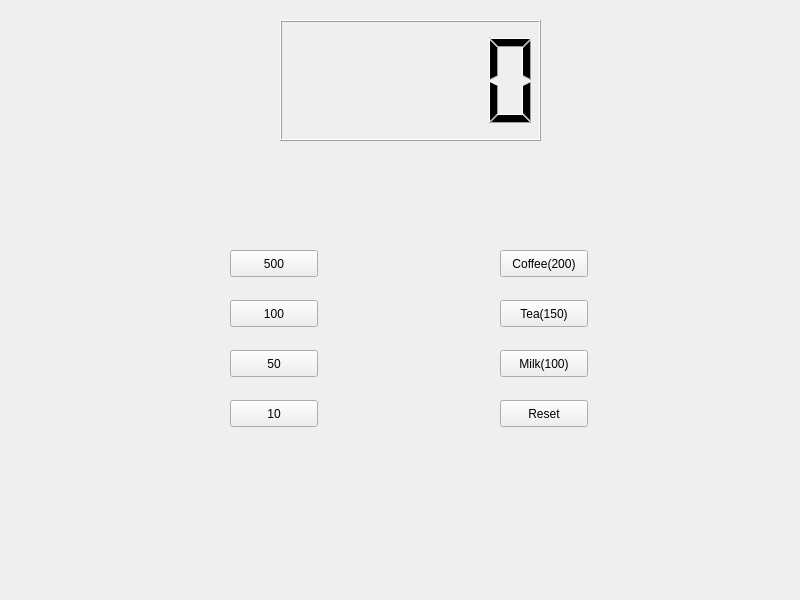
<?xml version="1.0" encoding="UTF-8"?>
<ui version="4.0">
 <class>Widget</class>
 <widget class="QWidget" name="Widget">
  <property name="geometry">
   <rect>
    <x>0</x>
    <y>0</y>
    <width>800</width>
    <height>600</height>
   </rect>
  </property>
  <property name="windowTitle">
   <string>Widget</string>
  </property>
  <widget class="QLCDNumber" name="lcdNumber">
   <property name="geometry">
    <rect>
     <x>280</x>
     <y>20</y>
     <width>261</width>
     <height>121</height>
    </rect>
   </property>
  </widget>
  <widget class="QPushButton" name="pbCoin500">
   <property name="geometry">
    <rect>
     <x>230</x>
     <y>250</y>
     <width>88</width>
     <height>27</height>
    </rect>
   </property>
   <property name="text">
    <string>500</string>
   </property>
  </widget>
  <widget class="QPushButton" name="pbCoin100">
   <property name="geometry">
    <rect>
     <x>230</x>
     <y>300</y>
     <width>88</width>
     <height>27</height>
    </rect>
   </property>
   <property name="text">
    <string>100</string>
   </property>
  </widget>
  <widget class="QPushButton" name="pbCoin50">
   <property name="geometry">
    <rect>
     <x>230</x>
     <y>350</y>
     <width>88</width>
     <height>27</height>
    </rect>
   </property>
   <property name="text">
    <string>50</string>
   </property>
  </widget>
  <widget class="QPushButton" name="pbCoin10">
   <property name="geometry">
    <rect>
     <x>230</x>
     <y>400</y>
     <width>88</width>
     <height>27</height>
    </rect>
   </property>
   <property name="text">
    <string>10</string>
   </property>
  </widget>
  <widget class="QPushButton" name="pbCoffee">
   <property name="geometry">
    <rect>
     <x>500</x>
     <y>250</y>
     <width>88</width>
     <height>27</height>
    </rect>
   </property>
   <property name="text">
    <string>Coffee(200)</string>
   </property>
  </widget>
  <widget class="QPushButton" name="pbMilk">
   <property name="geometry">
    <rect>
     <x>500</x>
     <y>350</y>
     <width>88</width>
     <height>27</height>
    </rect>
   </property>
   <property name="text">
    <string>Milk(100)</string>
   </property>
  </widget>
  <widget class="QPushButton" name="pbTea">
   <property name="geometry">
    <rect>
     <x>500</x>
     <y>300</y>
     <width>88</width>
     <height>27</height>
    </rect>
   </property>
   <property name="text">
    <string>Tea(150)</string>
   </property>
  </widget>
  <widget class="QPushButton" name="pbReset">
   <property name="geometry">
    <rect>
     <x>500</x>
     <y>400</y>
     <width>88</width>
     <height>27</height>
    </rect>
   </property>
   <property name="text">
    <string>Reset</string>
   </property>
  </widget>
 </widget>
 <resources/>
 <connections/>
</ui>
